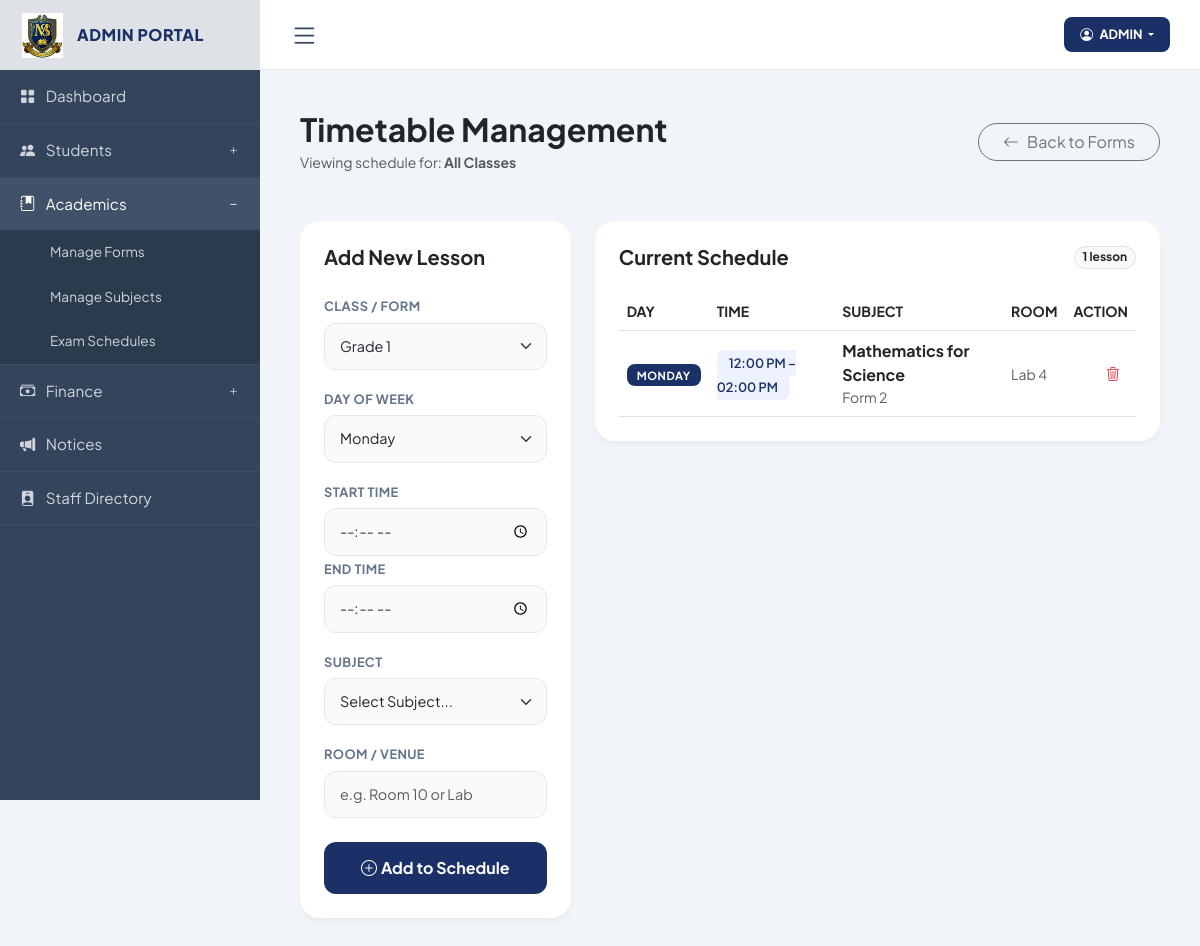
Page /admin/manage_timetable.php (signed in) on the committed database.
### tables this page shows
CREATE TABLE `timetable` (
  `timetable_id` int NOT NULL,
  `form` varchar(50) NOT NULL,
  `subject_id` int NOT NULL,
  `teacher_id` int DEFAULT NULL,
  `day_of_week` enum('Monday','Tuesday','Wednesday','Thursday','Friday','Saturday') NOT NULL,
  `start_time` time NOT NULL,
  `end_time` time NOT NULL,
  `room_no` varchar(50) DEFAULT NULL,
  `academic_year` varchar(20) DEFAULT NULL,
  `term` enum('Term 1','Term 2','Term 3') DEFAULT 'Term 1',
  `created_at` timestamp NULL DEFAULT CURRENT_TIMESTAMP
);

CREATE TABLE `subjects` (
  `subject_id` int NOT NULL,
  `subject_code` varchar(20) DEFAULT NULL,
  `subject_name` varchar(100) NOT NULL,
  `form` varchar(20) DEFAULT NULL,
  `term` enum('Term 1','Term 2','Term 3') DEFAULT NULL
);

### admin/manage_timetable.php (the view, shortened to what this page needs)
<?php
include('../database/db_connect.php');
$selected_form = $_GET['form'] ?? '';
$classes = [];
$c_res = $conn->query("SELECT name FROM classes ORDER BY sort_order ASC");
if ($c_res) {
    while ($c = $c_res->fetch_assoc()) $classes[] = $c['name'];
}
$entries = [];
if ($selected_form !== '') {
    $stmt = $conn->prepare("
        SELECT t.*, s.subject_name
        FROM timetable t
        LEFT JOIN subjects s ON t.subject_id = s.subject_id
        WHERE t.form = ?
        ORDER BY FIELD(t.day_of_week, 'Monday','Tuesday','Wednesday','Thursday','Friday','Saturday'), t.start_time
    ");
    $stmt->bind_param("s", $selected_form);
    $stmt->execute();
    $res = $stmt->get_result();
    while ($row = $res->fetch_assoc()) $entries[] = $row;
    $stmt->close();
} else {
    $res = $conn->query("
        SELECT t.*, s.subject_name
        FROM timetable t
        LEFT JOIN subjects s ON t.subject_id = s.subject_id
        ORDER BY t.form, FIELD(t.day_of_week, 'Monday','Tuesday','Wednesday','Thursday','Friday','Saturday'), t.start_time
    ");
    if ($res) {
        while ($row = $res->fetch_assoc()) $entries[] = $row;
    }
}
?>
<!DOCTYPE html>
<html lang="en">
<head>
    <link href="https://cdn.jsdelivr.net/npm/bootstrap@5.3.0/dist/css/bootstrap.min.css" rel="stylesheet">
    <link rel="stylesheet" href="https://cdn.jsdelivr.net/npm/bootstrap-icons@1.11.0/font/bootstrap-icons.css">
</head>
<body>
<?php include("includes/sidebar.php"); ?>
<?php include("includes/navbar.php"); ?>
<main class="main-content">
    <div class="d-flex justify-content-between align-items-center mb-5 flex-wrap gap-3">
        <div>
            <h2 class="fw-bold mb-1">Timetable Management</h2>
            <p class="text-muted small mb-0">
                Viewing schedule for:
                <strong><?php echo $selected_form !== '' ? htmlspecialchars($selected_form) : 'All Classes'; ?></strong>
            </p>
        </div>
        <a href="forms.php" class="btn btn-outline-secondary rounded-pill px-4">
            <i class="bi bi-arrow-left me-2"></i>Back to Forms
        </a>
    </div>
    <div class="row g-4">
        <div class="col-lg-4">
            <div class="card adm-card p-4">
                <h5 class="fw-bold mb-4">Add New Lesson</h5>
                <form method="POST">
                    <div class="mb-3">
                        <label class="form-label">Class / Form</label>
                        <select name="form" class="form-select" required>
                            <?php foreach ($classes as $cname): ?>
                                <option value="<?php echo htmlspecialchars($cname); ?>"
                                        <?php echo ($cname === $selected_form) ? 'selected' : ''; ?>>
                                    <?php echo htmlspecialchars($cname); ?>
                                </option>
                            <?php endforeach; ?>
                        </select>
                    </div>
                    <div class="mb-3">
                        <label class="form-label">Day of Week</label>
                        <select name="day_of_week" class="form-select" required>
                            <option>Monday</option>
                        </select>
                    </div>
                    <div class="row mb-3">
                        <div class="col">
                            <label class="form-label">Start Time</label>
                            <input type="time" name="start_time" class="form-control" required>
                        </div>
                        <div class="col">
                            <label class="form-label">End Time</label>
                            <input type="time" name="end_time" class="form-control" required>
                        </div>
                    </div>
                    <div class="mb-3">
                        <label class="form-label">Subject</label>
                        <select name="subject_id" class="form-select" required>
                            <option value="">Select Subject...</option>
                        </select>
                    </div>
                    <div class="mb-4">
                        <label class="form-label">Room / Venue</label>
                        <input type="text" name="room_no" class="form-control" placeholder="e.g. Room 10 or Lab">
                    </div>
                    <button type="submit" name="add_lesson" class="btn btn-primary w-100">
                        <i class="bi bi-plus-circle me-1"></i>Add to Schedule
                    </button>
                </form>
            </div>
        </div>
        <div class="col-lg-8">
            <div class="card adm-card p-4">
                <div class="d-flex justify-content-between align-items-center mb-4">
                    <h5 class="fw-bold mb-0">Current Schedule</h5>
                    <span class="badge rounded-pill bg-light text-dark border">
                        <?php echo count($entries); ?> lesson<?php echo count($entries) === 1 ? '' : 's'; ?>
                    </span>
                </div>
                <?php if (empty($entries)): ?>
                    <div class="text-center py-5">
                        <i class="bi bi-calendar-x fs-1 text-muted d-block mb-3"></i>
                        <p class="text-muted mb-0">
                            No lessons scheduled<?php echo $selected_form !== '' ? ' for this form' : ''; ?> yet.
                        </p>
                    </div>
                <?php else: ?>
                    <div class="table-responsive">
                        <table class="table table-hover align-middle mb-0">
                            <thead class="bg-light">
                                <tr class="small text-muted text-uppercase">
                                    <th>Day</th>
                                    <th>Time</th>
                                    <th>Subject</th>
                                    <th>Room</th>
                                    <th class="text-end">Action</th>
                                </tr>
                            </thead>
                            <tbody>
                                <?php foreach ($entries as $row): ?>
                                    <tr>
                                        <td>
                                            <span class="badge-day"><?php echo htmlspecialchars($row['day_of_week']); ?></span>
                                        </td>
                                        <td>
                                            <span class="badge-time">
                                                <?php echo date("h:i A", strtotime($row['start_time'])); ?>
                                                &ndash;
                                                <?php echo date("h:i A", strtotime($row['end_time'])); ?>
                                            </span>
                                        </td>
                                        <td>
                                            <div class="fw-bold text-dark"><?php echo htmlspecialchars($row['subject_name'] ?? '—'); ?></div>
                                            <div class="text-muted small"><?php echo htmlspecialchars($row['form'] ?? ''); ?></div>
                                        </td>
                                        <td>
                                            <span class="text-muted small">
                                                <?php echo !empty($row['room_no']) ? htmlspecialchars($row['room_no']) : '—'; ?>
                                            </span>
                                        </td>
                                        <td class="text-end">
                                            <a href="?delete=<?php echo intval($row['timetable_id']); ?>&form=<?php echo urlencode($selected_form); ?>"
                                               class="btn btn-sm btn-outline-danger border-0"
                                               onclick="return confirm('Remove this lesson?');">
                                                <i class="bi bi-trash3"></i>
                                            </a>
                                        </td>
                                    </tr>
                                <?php endforeach; ?>
                            </tbody>
                        </table>
                    </div>
                <?php endif; ?>
            </div>
        </div>
    </div>
</main>
<?php include("footer.php"); ?>
</body>
</html>

### admin/manage_timetable.php (style rules this page uses)
:root { --sidebar-bg: #34445c; --sidebar-header: #dee2e6; --primary-blue: #1a3066; --sidebar-width: 260px; }
body { font-family: 'Plus Jakarta Sans', sans-serif; background-color: #f1f5f9; margin: 0; overflow-x: hidden; transition: all 0.3s; }
.main-content { margin-left: var(--sidebar-width); padding: 40px; transition: all 0.3s ease; }
.card { border: none; border-radius: 20px; box-shadow: 0 4px 6px rgba(0,0,0,0.05); }
.adm-card { background: white; border-radius: 20px; border: none; box-shadow: 0 4px 6px -1px rgba(0,0,0,0.05); }
.form-label { font-size: 0.8rem; font-weight: 700; color: #64748b; text-transform: uppercase; letter-spacing: 0.03em; margin-bottom: 6px; }
.form-control, .form-select { border-radius: 12px; padding: 12px 15px; border: 1px solid #e2e8f0; background-color: #f8fafc; font-size: 0.9rem; transition: all 0.2s; }
.btn-primary { background: var(--primary-blue); border: none; padding: 14px; border-radius: 12px; font-weight: 700; transition: 0.3s; }
.badge-time { background: #eef2ff; color: var(--primary-blue); font-weight: 600; padding: 5px 12px; border-radius: 8px; font-size: 0.8rem; }
.badge-day { background: var(--primary-blue); color: white; padding: 4px 10px; border-radius: 8px; font-size: 0.7rem; font-weight: 700; text-transform: uppercase; letter-spacing: 0.05em; }

### rows in the picture
timetable: day_of_week "MONDAY", start_time "12:00 PM", end_time "02:00 PM", subject.subject_name "Mathematics for Science", form "Form 2", room_no "Lab 4"

### other values in the picture
$admin_display_name "ADMIN"
count($entries) "1"
form field form "Grade 1"
